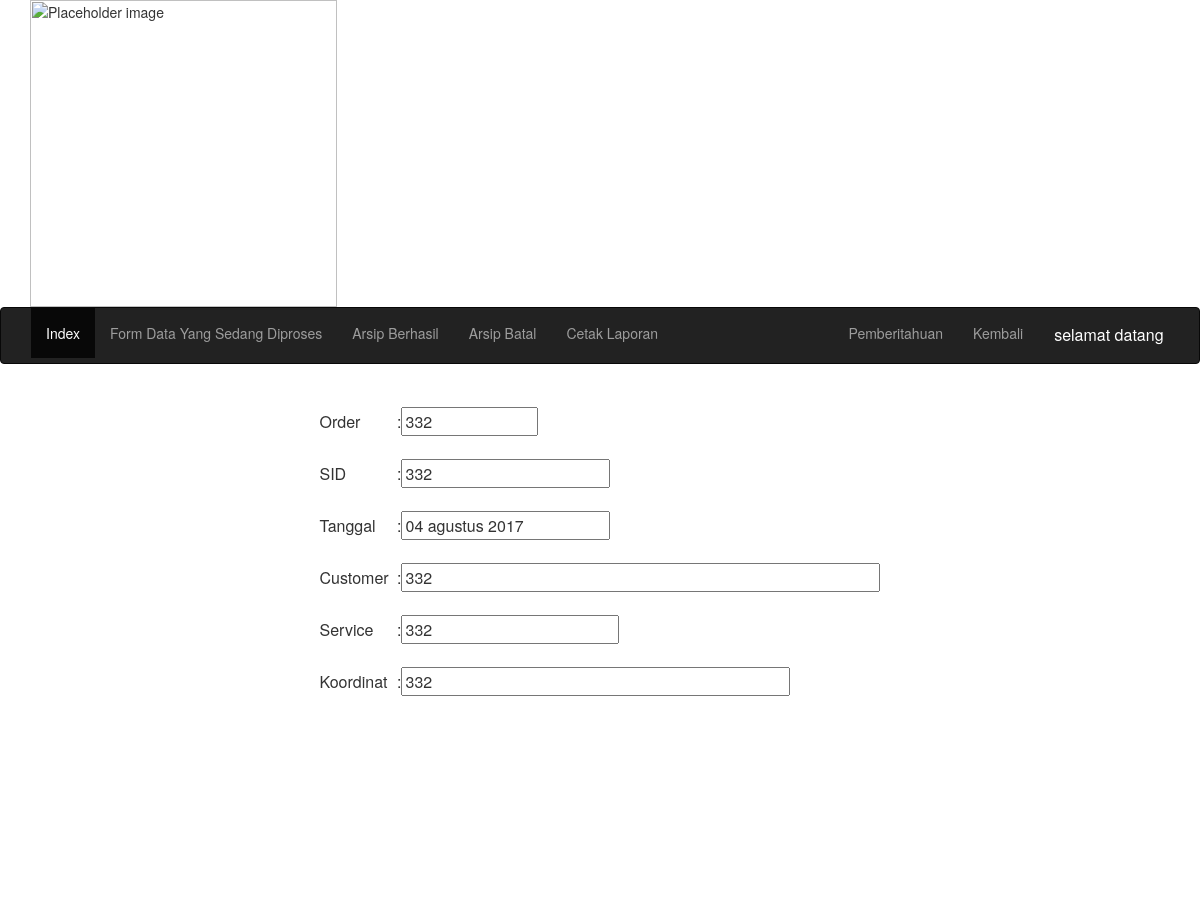
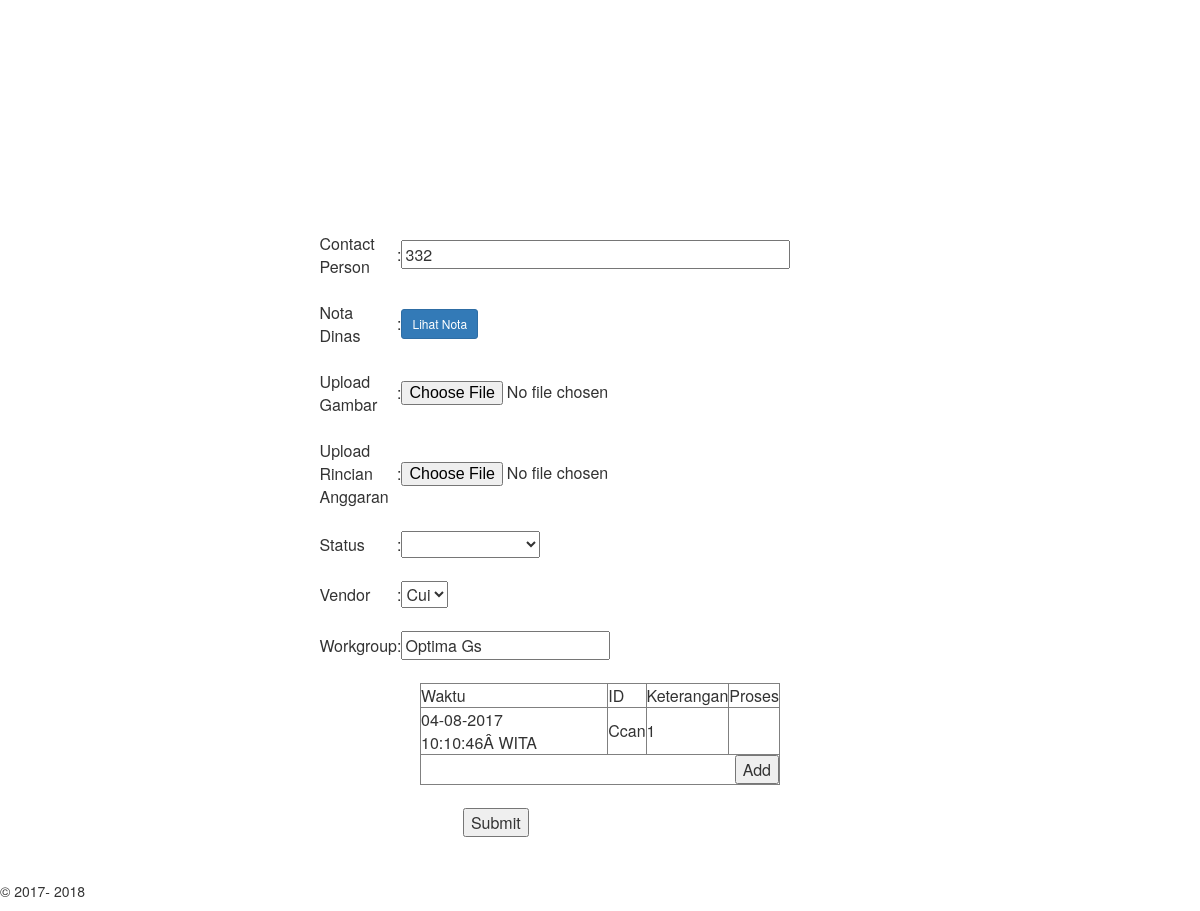
The page /Optimags/Edit_optima_gs.php?ni=3 on the database its author committed (2 pictures, top to bottom).
### tables this page shows
CREATE TABLE `ccan` (
  `no` int(11) NOT NULL AUTO_INCREMENT,
  `od` varchar(11) NOT NULL,
  `sid` varchar(20) NOT NULL,
  `tgl` date NOT NULL,
  `cus` varchar(255) NOT NULL,
  `service` varchar(50) NOT NULL,
  `koor` varchar(50) NOT NULL,
  `cp` varchar(50) NOT NULL,
  `nota` varchar(255) NOT NULL,
  `wk` varchar(255) NOT NULL,
  `stts` varchar(25) NOT NULL,
  `waktu_ccan` timestamp NOT NULL DEFAULT CURRENT_TIMESTAMP ON UPDATE CURRENT_TIMESTAMP,
  PRIMARY KEY (`no`)
);

CREATE TABLE `vendor` (
  `id_v` int(11) NOT NULL AUTO_INCREMENT,
  `time` varchar(60) NOT NULL,
  `id` varchar(50) NOT NULL,
  `ket` varchar(255) NOT NULL,
  `stts_v` varchar(255) NOT NULL,
  `wk_v` varchar(255) NOT NULL,
  `no_ccanw` int(11) NOT NULL,
  `waktu_ven` timestamp NOT NULL DEFAULT CURRENT_TIMESTAMP ON UPDATE CURRENT_TIMESTAMP,
  PRIMARY KEY (`id_v`)
);

### Optimags/Edit_optima_gs.php (the view, shortened to what this page needs)
<?php
$namamu = $_SESSION[ 'usernamel' ];
$namamu = ucwords( strtolower( $namamu ) );
if ( isset( $_GET[ 'ni' ] ) ) {
	$id = $_GET[ 'ni' ];
	$query_e = mysql_query( 'SELECT ccan.*, optima.* from ccan LEFT JOIN optima ON ccan.no=optima.no_ccan WHERE ccan.no = "' . $id . '" AND ccan.stts LIKE "%Order%"')or die( mysql_error() );
	$_data = mysql_fetch_array( $query_e );
	$ord = $_data[ 'od' ];
	$sd = $_data[ 'sid' ];
	$tanggal = $_data[ 'tgl' ];
	$cus = $_data[ 'cus' ];
	$serv = $_data[ 'service' ];
	$ko = $_data[ 'koor' ];
	$cp = $_data[ 'cp' ];
	$nota = $_data[ 'nota' ];
	$wk = $_data[ 'wk' ];
	function ubahTanggal( $tanggal ) {
		$bulanx = array(
			'01' => 'JANUARI',
			'02' => 'FEBRUARI',
			'03' => 'MARET',
			'04' => 'APRIL',
			'05' => 'MEI',
			'06' => 'JUNI',
			'07' => 'JULI',
			'08' => 'AGUSTUS',
			'09' => 'SEPTEMBER',
			'10' => 'OKTOBER',
			'11' => 'NOVEMBER',
			'12' => 'DESEMBER'
		);
		$tahun = substr( $tanggal, 0, 4 );
		$bulan = substr( $tanggal, 5, 2 );
		$tgl = substr( $tanggal, 8, 2 );
		$result = $tgl . " " . ( strtolower( $bulanx[ $bulan ] ) ) . " " . $tahun;
		return ( $result );
	}
	$tgl = ubahTanggal( $tanggal );
}
?>
<html>
<head>
	<link rel="stylesheet" href="../css/bootstrap-3.3.7.css"/>
	<link href="../css/styleS.css" rel="stylesheet" type="text/css">
	<link rel="stylesheet" href="//code.jquery.com/ui/1.11.4/themes/smoothness/jquery-ui.css">
</head>
<body>
	<div class="container">
		<img src="../images/Logo-Telkom-Indonesia-transparent-background.png" alt="Placeholder image" width="307" class="img-responsive">
	</div>
	<nav class="navbar navbar-inverse">
		<div class="container-fluid">
			<div class="collapse navbar-collapse" id="inverseNavbar1">
				<ul class="nav navbar-nav">
					<li class="active">
						<a href="#">Index</a>
					</li>
					<li>
						<a href=Arsip.php>Form Data Yang Sedang Diproses</a>
					</li>
					<li>
						<a href=Arsipccan.php>Arsip Berhasil</a>
					</li>
					<li>
						<a href=Arsip_cancel.php>Arsip Batal</a>
					</li>
					<li>
						<a href=laporan_3.php>Cetak Laporan</a>
					</li>
				</ul>
				<ul class="nav navbar-nav navbar-right">
					<li class="dropdown">
						<a href="#" class="dropdown-toggle" data-toggle="dropdown"><span class="label label-pill label-danger count"></span>Pemberitahuan</a>
					</li>
					<li>
						<a href="javascript:window.history.go(-1)" onClick="return backask()">Kembali</a>
					</li>
					<div class="dropdown">
						<button class="dropbtn">selamat datang&nbsp;<?php echo $namamu ?></button>
					</div>
				</ul>
			</div>
		</div>
	</nav>
	<form id="forms1" name="form1s" method="post" action="../Config/act_I_optima.php" enctype="multipart/form-data" onsubmit="return confirm('Apakah Anda Yakin Untuk Menyimpan Data Ini?');">
		<table width="500" border="0" align="center">
			<tbody>
				<tr>
					<td>&nbsp;</td>
					<td>&nbsp;</td>
					<td>&nbsp;</td>
				</tr>
				<tr>
					<td>Order</td>
					<td>:</td>
					<td><input name="order" type="text" id="order" placeholder="Nomor Order" value="<?php echo $ord; ?>" size="12" maxlength="11" readonly>
					</td>
				</tr>
				<tr>
					<td>&nbsp;</td>
					<td>&nbsp;</td>
					<td>&nbsp;</td>
				</tr>
				<tr>
					<td>SID</td>
					<td>:</td>
					<td><input name="sid" type="text" id="sid" placeholder="Nomor SID" value="<?php echo $sd; ?>" size="20" maxlength="19" readonly>
					</td>
				</tr>
				<tr>
					<td>&nbsp;</td>
					<td>&nbsp;</td>
					<td>&nbsp;</td>
				</tr>
				<tr>
					<td>Tanggal</td>
					<td>:</td>
					<td><input name="tanggal" type="text" id="tanggal" value="<?php echo $tgl; ?>" readonly>
					</td>
				</tr>
				<tr>
					<td>&nbsp;</td>
					<td>&nbsp;</td>
					<td>&nbsp;</td>
				</tr>
				<tr>
					<td>Customer</td>
					<td>:</td>
					<td><input name="kostumer" type="text" id="kostumer" placeholder="Pelanggan" value="<?php echo $cus; ?>" size="50" maxlength="100" readonly>
					</td>
				</tr>
				<tr>
					<td>&nbsp;</td>
					<td>&nbsp;</td>
					<td>&nbsp;</td>
				</tr>
				<tr>
					<td>Service</td>
					<td>:</td>
					<td><input name="service" type="text" id="service" placeholder="Nomor Service" size="21" maxlength="20" readonly value="<?php echo $serv; ?>">
					</td>
				</tr>
				<tr>
					<td>&nbsp;</td>
					<td>&nbsp;</td>
					<td>&nbsp;</td>
				</tr>
				<tr>
					<td>Koordinat</td>
					<td>:</td>
					<td><input name="koordinat" type="text" required="required" id="koordinat" placeholder="Nomor Koordinat" value="<?php echo $ko; ?>" size="40" maxlength="50">
					</td>
				</tr>
				<tr>
					<td>&nbsp;</td>
					<td>&nbsp;</td>
					<td>&nbsp;</td>
				</tr>
				<tr>
					<td>&nbsp;</td>
					<td>&nbsp;</td>
					<td>
						<div id="map_canvas" class="center"></div>
					</td>
				</tr>
				<tr>
					<td>&nbsp;</td>
					<td>&nbsp;</td>
					<td>&nbsp;</td>
				</tr>
				<tr>
					<td>Contact Person</td>
					<td>:</td>
					<td><input name="cp" type="text" id="cp" placeholder="No. Telepon" size="40" maxlength="13" readonly value="<?php echo $cp; ?>">
					</td>
				</tr>
				<tr>
					<td>&nbsp;</td>
					<td>&nbsp;</td>
					<td>&nbsp;</td>
				</tr>
				<tr>
					<td>Nota Dinas</td>
					<td>:</td>
					<?php
					if ( !empty( $nota ) ) {
						echo '
						<td><a href="../nota/' . $nota . '" class="btn btn-primary btn-sm" target="_blank">Lihat Nota</a></td>';
					}
					?>
				</tr>
				<tr>
					<td>&nbsp;</td>
					<td>&nbsp;</td>
					<td>&nbsp;</td>
				</tr>
				<tr>
					<td width="132">Upload Gambar</td>
					<td width="6">:</td>
					<td><input name="images" type="file" accept=".kml, .kmz" autofocus id="images"></td>
				</tr>
				<tr>
					<td>&nbsp;</td>
					<td>&nbsp;</td>
					<td>&nbsp;</td>
				</tr>
				<tr>
					<td>Upload Rincian Anggaran</td>
					<td>:</td>
					<td><input name="rab" type="file" accept=".pdf, application/vnd.ms-excel, application/vnd.openxmlformats-officedocument.spreadsheetml.template, application/vnd.openxmlformats-officedocument.spreadsheetml.sheet" id="rab"></td>
				</tr>
				<tr>
					<td>&nbsp;</td>
					<td>&nbsp;</td>
					<td>&nbsp;</td>
				</tr>
				<tr>
					<td>Status</td>
					<td>:</td>
					<td>
						<select name="status" required id="status" onchange="tampilkan()" value="">
							<option value="" selected="selected"></option>
							<option value="Pelaksanaan">PELAKSANAAN</option>
						</select>
					</td>
				</tr>
				<tr>
					<td>&nbsp;</td>
					<td>&nbsp;</td>
					<td>&nbsp;</td>
				</tr>
				<tr>
					<td>Vendor</td>
					<td>:</td>
					<td><select name='vendor' required id='vendor'>
						<?php
						$comb ="select distinct * from login WHERE vendor !='' ";
						$cb = mysql_query($comb)or die(mysql_error());
						while ($row = mysql_fetch_array($cb))
						{
							echo"<option value ='".$row['vendor']."'>".$row['vendor']."</option>";
						}
						?>
					</select>
				</td>
			</tr>
			<tr>
				<td>&nbsp;</td>
				<td>&nbsp;</td>
				<td>&nbsp;</td>
			</tr>
			<tr>
				<td>Workgroup</td>
				<td>:</td>
				<td><input name="wk" type="text" id="wk" placeholder="Keterangan" value="<?php echo $wk; ?>" readonly>
				</td>
			</tr>
			<tr>
				<td>&nbsp;</td>
				<td>&nbsp;</td>
				<td>&nbsp;</td>
			</tr>
		</tbody>
	</table>
	<table border="1" id="tabelku" width="30%" align="center">
		<thead>
			<tr>
				<td>Waktu</td>
				<td>ID</td>
				<td>Keterangan</td>
				<td>Proses</td>
			</tr>
		</thead>
		<tbody>
			<?php
			$querys = mysql_query( "select * from vendor where no_ccanw = $id AND id NOT LIKE '%Optima Gs%' order by no_ccanw" )or die( mysql_error() );
			while ( $datas = mysql_fetch_array( $querys ) ) {
				?>
				<tr>
					<td>
						<?php echo $datas['time']; ?>
					</td>
					<td>
						<?php echo $datas['id']; ?>
					</td>
					<td>
						<?php echo $datas['ket']; ?>
					</td>
					<td>&nbsp;
					</td>
				</tr>
				<?php
			}
			?>
			<tr id="last">
				<td colspan="4" align="right"><button type="button" id="addRow">Add</button></td>
			</tr>
		</tbody>
	</table>
	<table width="30%" border="0" align="center">
		<tbody>
			<tr>
				<td>&nbsp;</td>
				<td>&nbsp;</td>
				<td>&nbsp;</td>
			</tr>
			<tr>
				<td>&nbsp;</td>
				<td>&nbsp;</td>
				<td><input name="submit" type="submit" id="submit" value="Submit" >
				</td>
			</tr>
		</tbody>
	</table>
</form>
<br/>
<br/>
<br/>
<footer>&copy; 2017-
	<?php echo date("Y");?>
</footer>
</body>
</html>

### css/styleS.css (style rules this page uses)
body footer { position: fixed; left: 0px; bottom: 0px; height: 30px; width: 100%; }
.dropbtn { background-color: #222222; color: white; padding: 16px; font-size: 16px; border: none; cursor: pointer; }
.dropdown { position: relative; display: inline-block; }

### Optimags/Edit_optima_gs.php (style rules this page uses)
#map_canvas { margin: auto; height: 100%; width: 100%; padding: 200px; }

### rows shown on the page
ccan: order "332", sid "332", tanggal "04 agustus 2017", kostumer "332", service "332", koordinat "332", cp "332", wk "Optima Gs"
vendor: time "04-08-2017 10:10:46Â WITA", id "Ccan", ket "1"

### other values the page prints
form field vendor "Cui"
